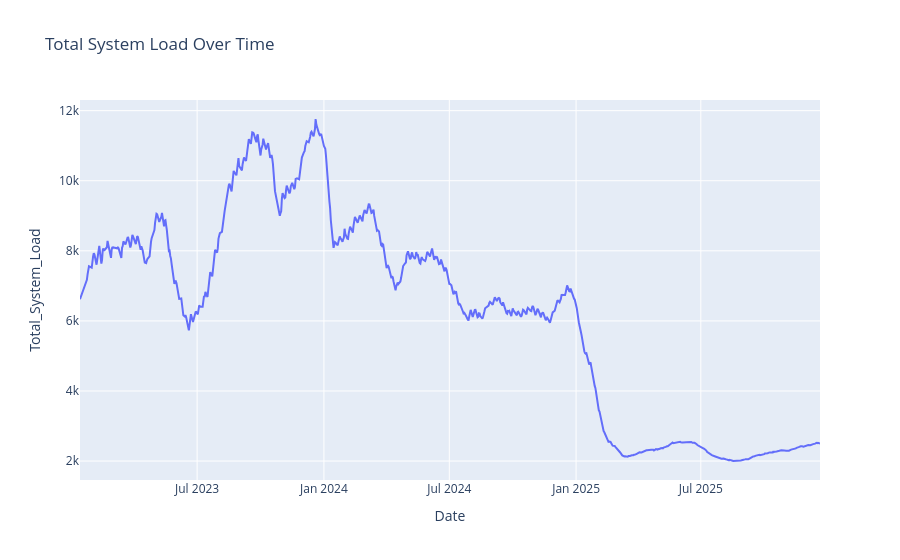

The notebook cell saved with this chart:
### Code cell
fig = px.line(
    df,
    x="Date",
    y="Total_System_Load",
    title="Total System Load Over Time"
)

fig.show()

### Figure 1 — Plotly figure (JSON) as saved in the notebook; plotly's stock layout.template omitted (floating-point values rounded to 4 significant figures; data arrays with more than 128 entries replaced by an {"elided": "..."} marker saying what was removed)
{"data": [{"hovertemplate": "Date=%{x}<br>Total_System_Load=%{y}<extra></extra>", "legendgroup": "", "line": {"color": "#636efa", "dash": "solid"}, "marker": {"symbol": "circle"}, "mode": "lines", "name": "", "orientation": "v", "showlegend": false, "type": "scatter", "x": {"elided": "720 str values"}, "xaxis": "x", "y": {"elided": "720 int values"}, "yaxis": "y"}], "layout": {"legend": {"tracegroupgap": 0}, "title": {"text": "Total System Load Over Time"}, "xaxis": {"anchor": "y", "domain": [0, 1], "title": {"text": "Date"}}, "yaxis": {"anchor": "x", "domain": [0, 1], "title": {"text": "Total_System_Load"}}}}
